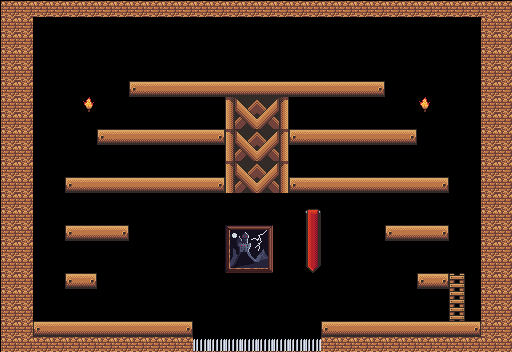

Below is a game level as drawn by its tile map, then a one-line description and the .tmx file that defines it, in full:
An orthogonal 32x22 tile map with 16x16 px tiles, 1 tile layer (Tile Layer 1).

<map version="1.9" tiledversion="1.9.2" orientation="orthogonal" renderorder="right-down" width="32" height="22" tilewidth="16" tileheight="16" infinite="0" nextlayerid="2" nextobjectid="1">
 <tileset firstgid="1" source="nuevo_tileset.tsx" />
 <layer id="1" name="Tile Layer 1" width="32" height="22" offsetx="1.23188" offsety="1.23188">
  <data encoding="csv">
1,1,1,1,1,1,1,1,1,1,1,1,1,1,1,1,1,1,1,1,1,1,1,1,1,1,1,1,1,1,1,1,
1,1,0,0,0,0,0,0,0,0,0,0,0,0,0,0,0,0,0,0,0,0,0,0,0,0,0,0,0,0,1,1,
1,1,0,0,0,0,0,0,0,0,0,0,0,0,0,0,0,0,0,0,0,0,0,0,0,0,0,0,0,0,1,1,
1,1,0,0,0,0,0,0,0,0,0,0,0,0,0,0,0,0,0,0,0,0,0,0,0,0,0,0,0,0,1,1,
1,1,0,0,0,0,0,0,0,0,0,0,0,0,0,0,0,0,0,0,0,0,0,0,0,0,0,0,0,0,1,1,
1,1,0,0,0,0,0,0,21,22,22,22,22,22,22,22,22,22,22,22,22,22,22,23,0,0,0,0,0,0,1,1,
1,1,0,0,0,43,0,0,0,0,0,0,0,0,24,25,37,38,0,0,0,0,0,0,0,0,43,0,0,0,1,1,
1,1,0,0,0,0,0,0,0,0,0,0,0,0,26,27,35,36,0,0,0,0,0,0,0,0,0,0,0,0,1,1,
1,1,0,0,0,0,21,22,22,22,22,22,22,23,24,25,37,38,21,22,22,22,22,22,22,23,0,0,0,0,1,1,
1,1,0,0,0,0,0,0,0,0,0,0,0,0,26,27,35,36,0,0,0,0,0,0,0,0,0,0,0,0,1,1,
1,1,0,0,0,0,0,0,0,0,0,0,0,0,24,25,37,38,0,0,0,0,0,0,0,0,0,0,0,0,1,1,
1,1,0,0,21,22,22,22,22,22,22,22,22,23,26,27,35,36,21,22,22,22,22,22,22,22,22,23,0,0,1,1,
1,1,0,0,0,0,0,0,0,0,0,0,0,0,0,0,0,0,0,0,0,0,0,0,0,0,0,0,0,0,1,1,
1,1,0,0,0,0,0,0,0,0,0,0,0,0,0,0,0,0,0,71,0,0,0,0,0,0,0,0,0,0,1,1,
1,1,0,0,21,22,22,23,0,0,0,0,0,0,51,52,53,0,0,72,0,0,0,0,21,22,22,23,0,0,1,1,
1,1,0,0,0,0,0,0,0,0,0,0,0,0,54,55,56,0,0,72,0,0,0,0,0,0,0,0,0,0,1,1,
1,1,0,0,0,0,0,0,0,0,0,0,0,0,57,58,59,0,0,73,0,0,0,0,0,0,0,0,0,0,1,1,
1,1,0,0,21,23,0,0,0,0,0,0,0,0,0,0,0,0,0,0,0,0,0,0,0,0,21,23,76,0,1,1,
1,1,0,0,0,0,0,0,0,0,0,0,0,0,0,0,0,0,0,0,0,0,0,0,0,0,0,0,77,0,1,1,
1,1,0,0,0,0,0,0,0,0,0,0,0,0,0,0,0,0,0,0,0,0,0,0,0,0,0,0,77,0,1,1,
1,1,21,22,22,22,22,22,22,22,22,23,0,0,0,0,0,0,0,0,21,22,22,22,22,22,22,22,22,23,1,1,
1,1,1,1,1,1,1,1,1,1,1,1,42,42,42,42,42,42,42,42,1,1,1,1,1,1,1,1,1,1,1,1
</data>
 </layer>
</map>